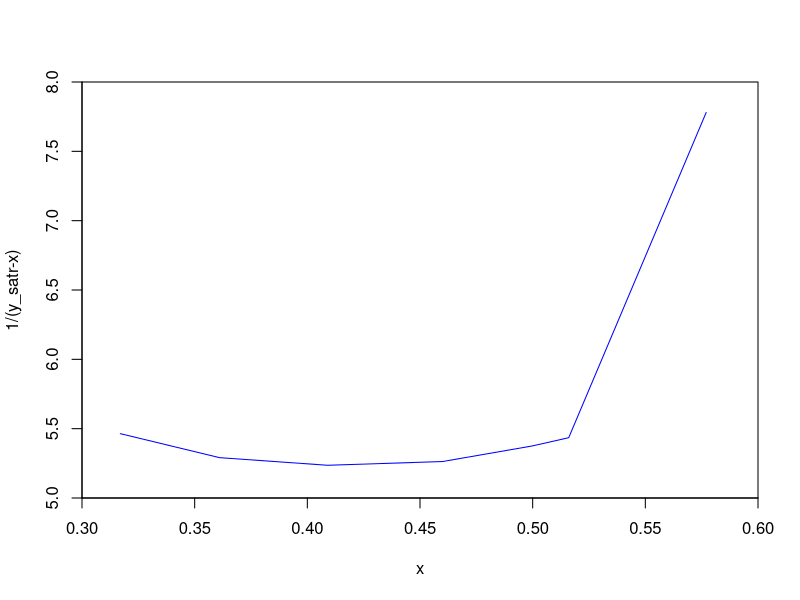

Write the R code that produced this figure.
#page:328
P = 1
F = 100
D = 60
W = 40
xf = 0.5 

y_star = c(0.5,0.55,0.60,0.65,0.686,0.70,0.75) 
x = c(0.317,0.361,0.409,0.460,0.5,0.516,0.577) 
y = c(0.317,5.464,0.361,5.291,0.409,5.236,0.460,5.263,0.5,5.376,0.516,5.435,0.577,7.78)

area = matrix(ncol = 2,data = y,byrow = TRUE)
a = log(F/W) 


a1=plot(x = area[ ,c(1)],y = area[ ,c(2)],type = 'l',xlab = 'x',ylab = '1/(y_satr-x)',xlim =c(0.30,0.60),ylim = c(5.0,8.0),xaxs = "i",yaxs="i",col = 'blue') 

xw = 0.33
yd =( F*xf-W*xw)/D

cat(round(yd,3),round(xw,3))
